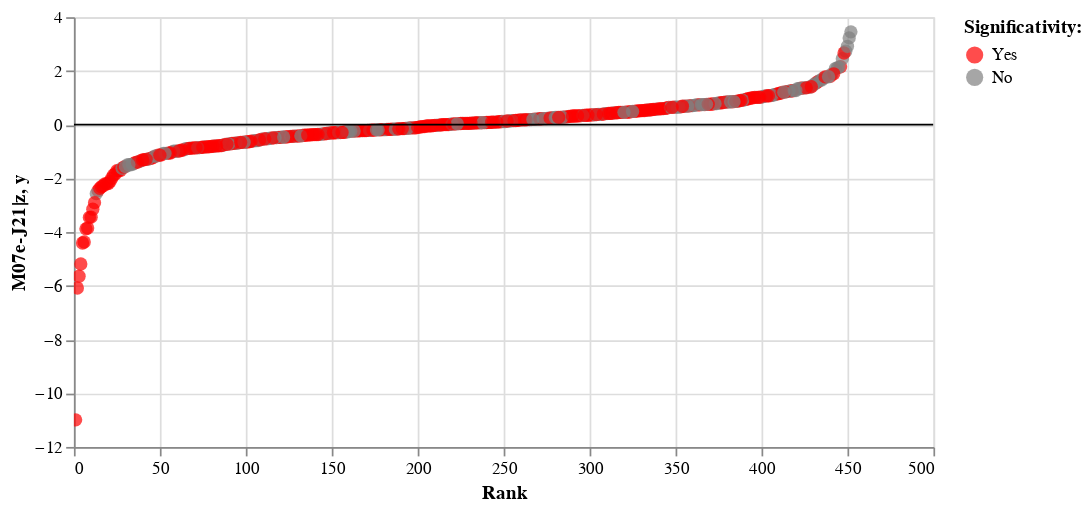

Notebook source saved alongside this figure:
### Code cell
print('Baseline:', baseline)
print('Treatment:', treatment)
comp = treatment + '_vs_' + baseline

data = results['MAGeCK_MLE']
cris_data = results['CRISPhieRmix'].comparisons_dict[comp]['table'] 
CRISP_SE = cris_data.loc[cris_data['locfdr'] < 0.05]['gene'].values

source = data.comparisons_dict[comp]['table']

source['default_rank'] = source[treatment + '|z'].rank()
source.loc[source['Gene'].isin(CRISP_SE), 'CRISPhieRmix'] = 'Yes'
source.loc[~source['Gene'].isin(CRISP_SE), 'CRISPhieRmix'] = 'No'

domain = ['Yes', 'No']
range_ = ["red", "grey"]

chart = alt.Chart(source).mark_circle(size=60).encode(
    x=alt.X('default_rank:Q', axis=alt.Axis(title='Rank')),
    y=alt.Y(treatment + '|z:Q'),
    tooltip=['Gene', 'sgRNA', treatment + '|z', treatment + '|fdr', 'CRISPhieRmix'],
    color=alt.Color('CRISPhieRmix', scale=alt.Scale(domain=domain, range=range_), legend=alt.Legend(title="Significativity:"))
).properties(width=500, height=250).interactive()

line = alt.Chart(pd.DataFrame({'y': [0]})).mark_rule().encode(y='y')

chart = (chart + line)

chart

### Figure 1 — Vega-Lite specification as saved in the notebook (floating-point values rounded to 4 significant figures; data arrays with more than 128 entries replaced by an {"elided": "..."} marker saying what was removed)
{"config": {"view": {"continuousWidth": 400, "continuousHeight": 300}}, "layer": [{"data": {"name": "data-b2eddcddbcefa14e9f1ead24efa2199b"}, "mark": {"type": "circle", "size": 60}, "encoding": {"color": {"type": "nominal", "field": "CRISPhieRmix", "legend": {"title": "Significativity:"}, "scale": {"domain": ["Yes", "No"], "range": ["red", "grey"]}}, "tooltip": [{"type": "nominal", "field": "Gene"}, {"type": "quantitative", "field": "sgRNA"}, {"type": "quantitative", "field": "M07e-J21|z"}, {"type": "quantitative", "field": "M07e-J21|fdr"}, {"type": "nominal", "field": "CRISPhieRmix"}], "x": {"type": "quantitative", "axis": {"title": "Rank"}, "field": "default_rank"}, "y": {"type": "quantitative", "field": "M07e-J21|z"}}, "height": 250, "selection": {"selector001": {"type": "interval", "bind": "scales", "encodings": ["x", "y"]}}, "width": 500}, {"data": {"name": "data-06fd9f850666401b4599de5588b60692"}, "mark": "rule", "encoding": {"y": {"type": "quantitative", "field": "y"}}}], "$schema": "https://vega.github.io/schema/vega-lite/v4.8.1.json", "datasets": {"data-b2eddcddbcefa14e9f1ead24efa2199b": {"elided": "452 records"}, "data-06fd9f850666401b4599de5588b60692": [{"y": 0}]}}
